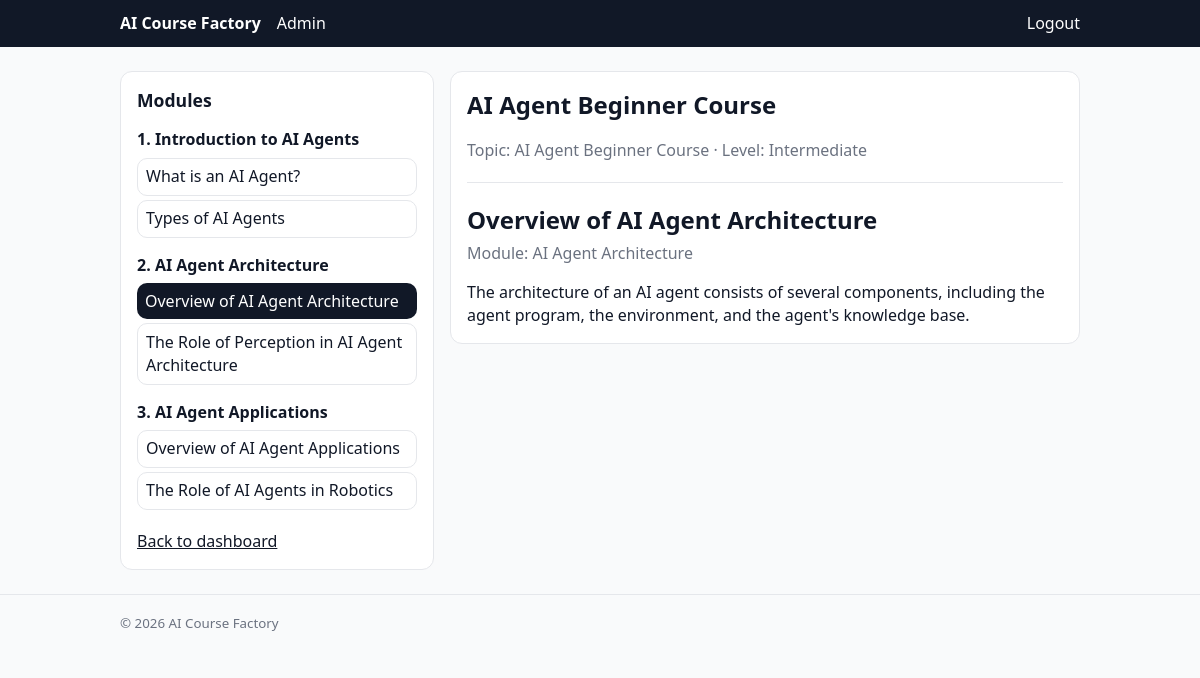
Screenshot of /course/1/?lesson=3 (signed in) with the database file from the repository.
### dashboard/models.py (models this page shows, shortened)
class Module(models.Model):
    course = models.ForeignKey(
        Course,
        on_delete=models.CASCADE,
        related_name="modules",
    )
    title = models.CharField(max_length=255)
    order = models.PositiveIntegerField()
    class Meta:
        ordering = ["order"]

class Lesson(models.Model):
    module = models.ForeignKey(
        Module,
        on_delete=models.CASCADE,
        related_name="lessons",
    )
    title = models.CharField(max_length=255)
    content = models.TextField()
    order = models.PositiveIntegerField()
    class Meta:
        ordering = ["order"]

class Course(models.Model):
    user = models.ForeignKey(
        "auth.User",
        on_delete=models.CASCADE,
        related_name="courses",
    )
    title = models.CharField(max_length=255)
    topic = models.CharField(max_length=255)
    level = models.CharField(max_length=50)
    created_at = models.DateTimeField(auto_now_add=True)

### dashboard/views.py (the view, shortened to what this page needs)
# urls.py: path("course/<int:course_id>/", dashboard_views.course_detail, name="course_detail"),
@login_required(login_url="/login/")
def course_detail(request, course_id: int):
    course = get_object_or_404(
        Course.objects.prefetch_related("modules__lessons", "modules__quizzes"),
        id=course_id,
        user=request.user,
    )
    lesson_id = request.GET.get("lesson")
    active_lesson = None
    if lesson_id:
        try:
            active_lesson_id = int(lesson_id)
        except (TypeError, ValueError):
            active_lesson_id = None
        if active_lesson_id:
            active_lesson = (
                Lesson.objects.select_related("module")
                .filter(id=active_lesson_id, module__course=course)
                .first()
            )
    active_module = active_lesson.module if active_lesson else None
    return render(
        request,
        "dashboard/course_detail.html",
        {
            "course": course,
            "active_lesson": active_lesson,
            "active_module": active_module,
        },
    )

### templates/dashboard/course_detail.html (shortened to what this page needs)
{% extends "base.html" %}
{% block content %}
  <div style="max-width: 1100px; margin: 0 auto; display: flex; gap: 1rem; align-items: flex-start;">
    <aside class="card" style="width: 280px; position: sticky; top: 1rem;">
      <h2 style="margin-top: 0; font-size: 1.1rem;">Modules</h2>
      {% for module in course.modules.all %}
        <div style="margin-bottom: 1rem;">
          <div style="font-weight: 700; margin-bottom: 0.4rem;">
            {{ module.order }}. {{ module.title }}
          </div>
          <ul style="list-style: none; padding-left: 0; margin: 0; display: grid; gap: 0.25rem;">
            {% for lesson in module.lessons.all %}
              {% if active_lesson and lesson.id == active_lesson.id %}
                <li>
                  <a
                    href="{% url 'course_detail' course_id=course.id %}?lesson={{ lesson.id }}"
                    style="display: block; text-decoration: none; padding: 0.4rem 0.5rem; border-radius: 10px; background: #111827; color: #fff;"
                  >
                    {{ lesson.title }}
                  </a>
                </li>
              {% else %}
                <li>
                  <a
                    href="{% url 'course_detail' course_id=course.id %}?lesson={{ lesson.id }}"
                    style="display: block; text-decoration: none; padding: 0.4rem 0.5rem; border-radius: 10px; border: 1px solid var(--border); background: #fff;"
                  >
                    {{ lesson.title }}
                  </a>
                </li>
              {% endif %}
            {% endfor %}
          </ul>
        </div>
      {% endfor %}
      <a href="/dashboard/" style="display: inline-block; margin-top: 0.25rem;">Back to dashboard</a>
    </aside>
    <section class="card" style="flex: 1;">
      <h1 style="margin-top: 0;">{{ course.title }}</h1>
      <p style="margin-top: -0.25rem; color: var(--muted);">
        Topic: {{ course.topic }} &middot; Level: {{ course.level }}
      </p>
      <hr style="border: none; border-top: 1px solid var(--border); margin: 1.25rem 0;" />
      {% if active_lesson %}
        <h2 style="margin: 0 0 0.25rem 0;">{{ active_lesson.title }}</h2>
        {% if active_module %}
          <p style="margin: 0 0 1rem 0; color: var(--muted);">Module: {{ active_module.title }}</p>
        {% endif %}
        <div style="white-space: pre-wrap;">{{ active_lesson.content }}</div>
      {% else %}
        <p style="margin: 0;">No lessons found for this course.</p>
      {% endif %}
    </section>
  </div>
{% endblock %}

### templates/base.html (style rules this page uses)
:root { --bg: #f9fafb; --fg: #111827; --muted: #6b7280; --border: #e5e7eb; --brand: #111827; }
body { margin: 0; background: var(--bg); color: var(--fg); font-family: system-ui, -apple-system, Segoe UI, Roboto, Arial, sans-serif; line-height: 1.45; }
.card { background: #fff; border: 1px solid var(--border); border-radius: 12px; padding: 1rem; }
a { color: inherit; }

### rows the page displays
Module: order "1", title "Introduction to AI Agents"
Lesson: title "What is an AI Agent?"
Lesson: title "Types of AI Agents"
Module: order "2", title "AI Agent Architecture"
Lesson: title "Overview of AI Agent Architecture", content "The architecture of an AI agent consists of several components, including the agent program, the environment, and the agent's knowledge base."
Lesson: title "The Role of Perception in AI Agent Architecture"
Module: order "3", title "AI Agent Applications"
Lesson: title "Overview of AI Agent Applications"
Lesson: title "The Role of AI Agents in Robotics"
Course: title "AI Agent Beginner Course", topic "AI Agent Beginner Course", level "Intermediate"
